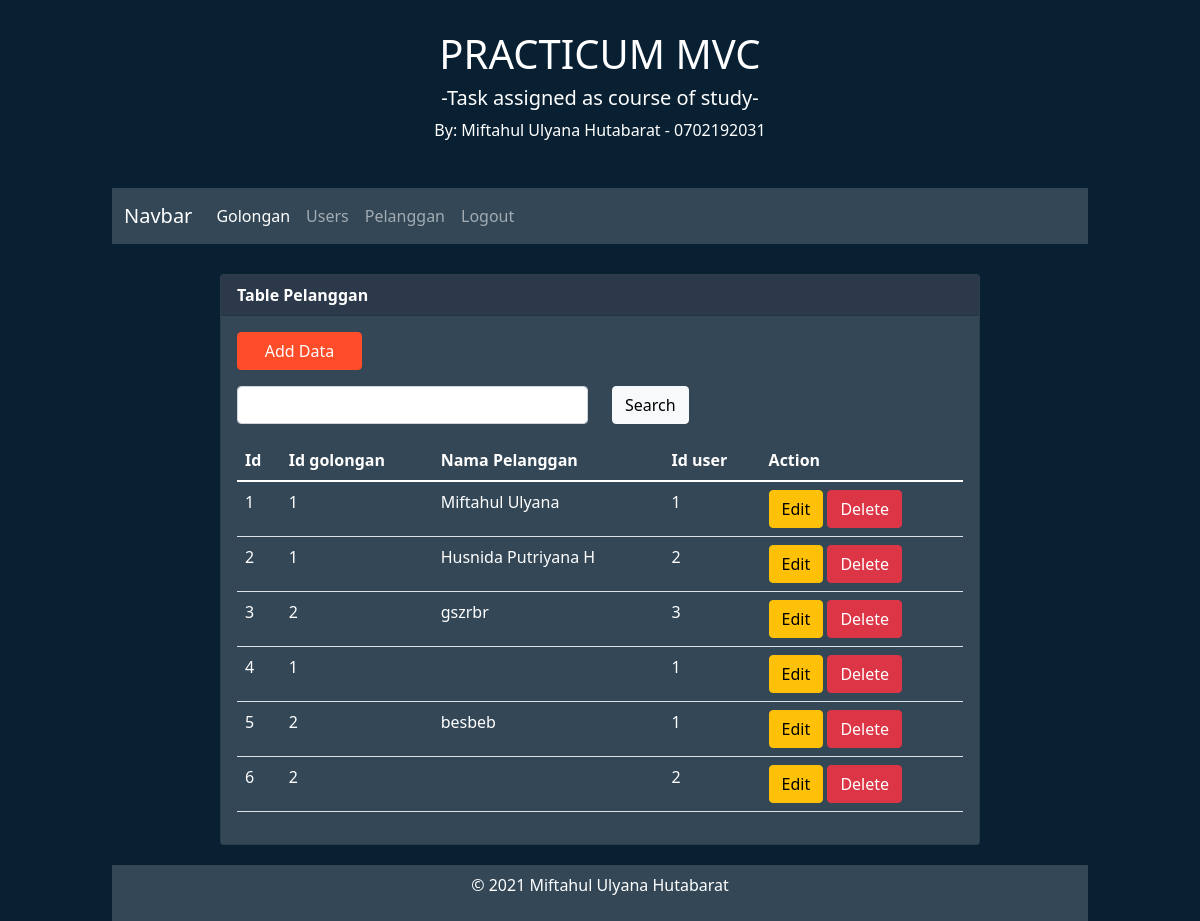
The app's page /public/pelanggan with its own data.
### tables this page shows
CREATE TABLE `tb_pelanggan` (
  `pel_id` int(11) NOT NULL,
  `pel_id_gol` tinyint(3) DEFAULT NULL,
  `pel_no` varchar(20) NOT NULL,
  `pel_nama` varchar(50) DEFAULT NULL,
  `pel_alamat` text DEFAULT NULL,
  `pel_hp` varchar(20) DEFAULT NULL,
  `pel_ktp` varchar(50) DEFAULT NULL,
  `pel_seri` varchar(50) DEFAULT NULL,
  `pel_meteran` int(11) DEFAULT NULL,
  `pel_aktif` enum('Y','N') DEFAULT NULL,
  `pel_id_user` int(11) DEFAULT NULL,
  `created_at` timestamp NOT NULL DEFAULT current_timestamp() ON UPDATE current_timestamp(),
  `updated_at` datetime DEFAULT NULL,
  PRIMARY KEY (`pel_id`,`pel_no`),
  KEY `pel_id_gol` (`pel_id_gol`),
  KEY `pel_id_user` (`pel_id_user`),
  CONSTRAINT `pel_id_gol` FOREIGN KEY (`pel_id_gol`) REFERENCES `tb_golongan` (`gol_id`),
  CONSTRAINT `pel_id_user` FOREIGN KEY (`pel_id_user`) REFERENCES `tb_users` (`user_id`)
);

### app/core/Controller.php (called while the page is built, shortened)
<?php
class Controller{
     public function view($view, $data = []){
          require_once("../app/views/" . $view . ".php");
     }
     public function model($model){
          return new $model;
     }
}
?>

### app/controllers/Pelanggan.php (called while the page is built, shortened)
<?php
class Pelanggan extends Controller
{
     public function index()
     {
          $data["judul"] = "Pelanggan";
          $data["pelanggan"] = $this->model("Pelanggan_model")->getAllPelanggan();
          $this->view("pelanggan/index", $data);
     }
}

### app/core/App.php (called while the page is built, shortened)
<?php
class App{
     protected $method = 'index';
     protected $params = [];
     public function __construct(){
          $this->controller = new $this->controller;
          call_user_func_array([$this->controller, $this->method], $this->params);
     }
}

### public/index.php (called while the page is built, shortened)
<?php
$app = new App;

### app/core/Database.php (called while the page is built, shortened)
<?php
class Database{
     private $host       = DB_HOST;
     private $user       = DB_USER;
     private $pass       = DB_PASS;
     private $db_name    = DB_NAME;
     private $dbh;
     private $stmt;
     public function __construct(){
          $dsn = "mysql:host=" . $this->host . ";dbname=" . $this->db_name;
          $option =[
               PDO::ATTR_PERSISTENT => true,
               PDO::ATTR_ERRMODE => PDO::ERRMODE_EXCEPTION
          ];
          try{
               $this->dbh = new PDO($dsn, $this->user, $this->pass, $option);
          }catch(PDOException $e){
               die($e->getMessage());
          }
     }
     public function query($query){
          $this->stmt = $this->dbh->prepare($query);
     }
     public function execute(){
          $this->stmt->execute();
     }
     public function resultSet(){
          $this->execute();
          return $this->stmt->fetchAll(PDO::FETCH_ASSOC);
     }
}
?>

### app/models/Pelanggan_model.php (called while the page is built, shortened)
<?php
class Pelanggan_model
{
     private $table = 'tb_pelanggan';
     private $db;
     public function __construct()
     {
          $this->db = new Database;
     }
     public function getAllPelanggan()
     {
          $this->db->query("SELECT * FROM " . $this->table);
          return $this->db->resultSet();
     }
}

### app/views/pelanggan/index.php (the view, shortened to what this page needs)
<main style="max-width:800px; margin:10px auto;">
     <div class="card" style="background-color:#334756; margin:20px;">
          <div class="card-header" style="background-color:#2C394B; font-weight:bold;">
               Table Pelanggan
          </div>
          <div class="card-body">
               <div class="mb-3 row">
                    <button type="button" class="btn btn-primary col-sm-2" style="background-color: #FF4C29; border: 1px solid #FF4C29; margin-left:12px;" data-bs-toggle="modal" data-bs-target="#modalCreate">
                         Add Data
                    </button>
               </div>
               <form action="<?php echo BASEURL; ?>/pelanggan/cari" method="POST">
                    <div class="mb-3 row">
                         <div class="col-sm-6">
                              <input type="text" class="form-control" name="keyword" autofocus>
                         </div>
                         <div class="col-sm-1">
                              <button type="submit" name="btnSearch" class="btn btn-light">Search</button>
                         </div>
                    </div>
               </form>
               <table class="table table-hover text-white">
                    <thead>
                         <tr>
                              <th scope="col">Id</th>
                              <th scope="col">Id golongan</th>
                              <th scope="col">Nama Pelanggan</th>
                              <th scope="col">Id user</th>
                              <th colspan="2" scope="col">Action</th>
                         </tr>
                    </thead>
                    <tbody>
                         <?php foreach ($data["pelanggan"] as $pelanggan) :
                              $pel_id        =    $pelanggan["pel_id"];
                              $pel_id_gol    =    $pelanggan["pel_id_gol"];
                              $pel_nama      =    $pelanggan["pel_nama"];
                              $pel_id_user   =    $pelanggan["pel_id_user"];
                         ?>
                              <tr>
                                   <td><?php echo $pel_id; ?></td>
                                   <td><?php echo $pel_id_gol; ?></td>
                                   <td><?php echo $pel_nama; ?></td>
                                   <td><?php echo $pel_id_user; ?></td>
                                   <td scope="row">
                                        <button type="button" class="btn btn-warning" data-bs-toggle="modal" data-bs-target="#modalEdit<?php echo $pel_id; ?>">
                                             Edit
                                        </button>
                                        <a href="<?php echo BASEURL; ?>/pelanggan/hapus/<?php echo $pel_id; ?>" onclick="return confirm('yakin ingin menghapus data?')">
                                             <button type="button" class="btn btn-danger">Delete</button>
                                        </a>
                                   </td>
                              </tr>
                         <?php endforeach; ?>
                    </tbody>
               </table>
          </div>
     </div>
</main>

### records on screen
tb_pelanggan: pel "1", pel_id_gol "1", pel_nama "Miftahul Ulyana", pel_id_user "1"
tb_pelanggan: pel "2", pel_id_gol "1", pel_nama "Husnida Putriyana H", pel_id_user "2"
tb_pelanggan: pel "3", pel_id_gol "2", pel_nama "gszrbr", pel_id_user "3"
tb_pelanggan: pel "4", pel_id_gol "1", pel_id_user "1"
tb_pelanggan: pel "5", pel_id_gol "2", pel_nama "besbeb", pel_id_user "1"
tb_pelanggan: pel "6", pel_id_gol "2", pel_id_user "2"
